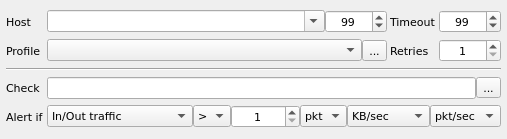
<?xml version="1.0" encoding="UTF-8"?>
<ui version="4.0">
 <class>TrafficMonitorWidget</class>
 <widget class="QWidget" name="TrafficMonitorWidget">
  <property name="geometry">
   <rect>
    <x>0</x>
    <y>0</y>
    <width>507</width>
    <height>139</height>
   </rect>
  </property>
  <property name="font">
   <font>
    <family>DejaVu Sans</family>
    <pointsize>8</pointsize>
   </font>
  </property>
  <property name="windowTitle">
   <string>Form</string>
  </property>
  <layout class="QGridLayout" name="gridLayout">
   <property name="leftMargin">
    <number>6</number>
   </property>
   <property name="topMargin">
    <number>6</number>
   </property>
   <property name="rightMargin">
    <number>6</number>
   </property>
   <property name="bottomMargin">
    <number>6</number>
   </property>
   <property name="horizontalSpacing">
    <number>3</number>
   </property>
   <property name="verticalSpacing">
    <number>2</number>
   </property>
   <item row="0" column="0">
    <widget class="QLabel" name="lblHost">
     <property name="text">
      <string>Host</string>
     </property>
     <property name="buddy">
      <cstring>cmbHost</cstring>
     </property>
    </widget>
   </item>
   <item row="0" column="1">
    <layout class="QHBoxLayout" name="horizontalLayout_4">
     <item>
      <widget class="QComboBox" name="cmbHost">
       <property name="sizePolicy">
        <sizepolicy hsizetype="Expanding" vsizetype="Fixed">
         <horstretch>0</horstretch>
         <verstretch>0</verstretch>
        </sizepolicy>
       </property>
       <property name="editable">
        <bool>true</bool>
       </property>
      </widget>
     </item>
     <item>
      <widget class="QSpinBox" name="spinPort">
       <property name="alignment">
        <set>Qt::AlignCenter</set>
       </property>
       <property name="minimum">
        <number>1</number>
       </property>
       <property name="maximum">
        <number>65535</number>
       </property>
       <property name="value">
        <number>99</number>
       </property>
      </widget>
     </item>
    </layout>
   </item>
   <item row="0" column="2">
    <widget class="QLabel" name="lblTimeout">
     <property name="text">
      <string>Timeout</string>
     </property>
     <property name="buddy">
      <cstring>spinTimeout</cstring>
     </property>
    </widget>
   </item>
   <item row="0" column="3">
    <widget class="QSpinBox" name="spinTimeout">
     <property name="alignment">
      <set>Qt::AlignCenter</set>
     </property>
     <property name="minimum">
      <number>1</number>
     </property>
     <property name="maximum">
      <number>60000</number>
     </property>
     <property name="value">
      <number>99</number>
     </property>
    </widget>
   </item>
   <item row="1" column="0">
    <widget class="QLabel" name="lblProfile">
     <property name="text">
      <string>Profile</string>
     </property>
     <property name="buddy">
      <cstring>cmbProfile</cstring>
     </property>
    </widget>
   </item>
   <item row="1" column="1">
    <layout class="QHBoxLayout" name="horizontalLayout_3">
     <property name="spacing">
      <number>0</number>
     </property>
     <item>
      <widget class="QComboBox" name="cmbProfile">
       <property name="sizePolicy">
        <sizepolicy hsizetype="Expanding" vsizetype="Fixed">
         <horstretch>0</horstretch>
         <verstretch>0</verstretch>
        </sizepolicy>
       </property>
      </widget>
     </item>
     <item>
      <widget class="QToolButton" name="btnSnmpCredentials">
       <property name="text">
        <string>...</string>
       </property>
       <property name="icon">
        <iconset resource="../../qHostMonitor.qrc">
         <normaloff>:/img/browse.png</normaloff>:/img/browse.png</iconset>
       </property>
       <property name="iconSize">
        <size>
         <width>16</width>
         <height>16</height>
        </size>
       </property>
      </widget>
     </item>
    </layout>
   </item>
   <item row="1" column="2">
    <widget class="QLabel" name="lblRetries">
     <property name="text">
      <string>Retries</string>
     </property>
     <property name="buddy">
      <cstring>spinRetries</cstring>
     </property>
    </widget>
   </item>
   <item row="1" column="3">
    <widget class="QSpinBox" name="spinRetries">
     <property name="alignment">
      <set>Qt::AlignCenter</set>
     </property>
     <property name="minimum">
      <number>1</number>
     </property>
     <property name="maximum">
      <number>16</number>
     </property>
     <property name="value">
      <number>1</number>
     </property>
    </widget>
   </item>
   <item row="2" column="0" colspan="4">
    <widget class="Line" name="line">
     <property name="orientation">
      <enum>Qt::Horizontal</enum>
     </property>
    </widget>
   </item>
   <item row="3" column="0">
    <widget class="QLabel" name="lblCheck">
     <property name="text">
      <string>Check</string>
     </property>
     <property name="buddy">
      <cstring>editNeworkInterface</cstring>
     </property>
    </widget>
   </item>
   <item row="3" column="1" colspan="3">
    <layout class="QHBoxLayout" name="horizontalLayout_2">
     <property name="spacing">
      <number>0</number>
     </property>
     <item>
      <widget class="QLineEdit" name="editNeworkInterface"/>
     </item>
     <item>
      <widget class="QToolButton" name="btnNetworkInterface">
       <property name="text">
        <string>...</string>
       </property>
       <property name="icon">
        <iconset resource="../../qHostMonitor.qrc">
         <normaloff>:/img/browse.png</normaloff>:/img/browse.png</iconset>
       </property>
       <property name="iconSize">
        <size>
         <width>18</width>
         <height>18</height>
        </size>
       </property>
      </widget>
     </item>
    </layout>
   </item>
   <item row="4" column="0">
    <widget class="QLabel" name="lblAlertIf">
     <property name="text">
      <string>Alert if</string>
     </property>
     <property name="buddy">
      <cstring>cmbAlertSelect</cstring>
     </property>
    </widget>
   </item>
   <item row="4" column="1" colspan="3">
    <layout class="QHBoxLayout" name="horizontalLayout">
     <item>
      <widget class="QComboBox" name="cmbAlertSelect">
       <property name="sizePolicy">
        <sizepolicy hsizetype="Expanding" vsizetype="Fixed">
         <horstretch>0</horstretch>
         <verstretch>0</verstretch>
        </sizepolicy>
       </property>
       <property name="sizeAdjustPolicy">
        <enum>QComboBox::AdjustToContentsOnFirstShow</enum>
       </property>
       <item>
        <property name="text">
         <string>In/Out traffic</string>
        </property>
       </item>
       <item>
        <property name="text">
         <string>Income traffic</string>
        </property>
       </item>
       <item>
        <property name="text">
         <string>Outgoing traffic</string>
        </property>
       </item>
       <item>
        <property name="text">
         <string>In Discards</string>
        </property>
       </item>
       <item>
        <property name="text">
         <string>In Errors</string>
        </property>
       </item>
       <item>
        <property name="text">
         <string>Out Discards</string>
        </property>
       </item>
       <item>
        <property name="text">
         <string>Out Errors</string>
        </property>
       </item>
       <item>
        <property name="text">
         <string>Output queue</string>
        </property>
       </item>
      </widget>
     </item>
     <item>
      <widget class="QComboBox" name="cmbAlertSigns">
       <property name="sizePolicy">
        <sizepolicy hsizetype="Preferred" vsizetype="Fixed">
         <horstretch>0</horstretch>
         <verstretch>0</verstretch>
        </sizepolicy>
       </property>
       <property name="insertPolicy">
        <enum>QComboBox::InsertAtCurrent</enum>
       </property>
       <item>
        <property name="text">
         <string>&gt;</string>
        </property>
       </item>
       <item>
        <property name="text">
         <string>&lt;</string>
        </property>
       </item>
      </widget>
     </item>
     <item>
      <widget class="QSpinBox" name="spinAlertValue">
       <property name="alignment">
        <set>Qt::AlignCenter</set>
       </property>
       <property name="minimum">
        <number>1</number>
       </property>
       <property name="maximum">
        <number>999999</number>
       </property>
       <property name="value">
        <number>1</number>
       </property>
      </widget>
     </item>
     <item>
      <widget class="QComboBox" name="cmbAlertPkt">
       <item>
        <property name="text">
         <string>pkt</string>
        </property>
       </item>
      </widget>
     </item>
     <item>
      <widget class="QComboBox" name="cmbAlertKbMb">
       <item>
        <property name="text">
         <string>KB/sec</string>
        </property>
       </item>
       <item>
        <property name="text">
         <string>KB/min</string>
        </property>
       </item>
       <item>
        <property name="text">
         <string>MB/sec</string>
        </property>
       </item>
       <item>
        <property name="text">
         <string>MB/min</string>
        </property>
       </item>
       <item>
        <property name="text">
         <string>Kbits/sec</string>
        </property>
       </item>
       <item>
        <property name="text">
         <string>Kbits/min</string>
        </property>
       </item>
       <item>
        <property name="text">
         <string>Mbits/sec</string>
        </property>
       </item>
       <item>
        <property name="text">
         <string>Mbits/min</string>
        </property>
       </item>
      </widget>
     </item>
     <item>
      <widget class="QComboBox" name="cmbAlertPktT">
       <item>
        <property name="text">
         <string>pkt/sec</string>
        </property>
       </item>
       <item>
        <property name="text">
         <string>pkt/min</string>
        </property>
       </item>
      </widget>
     </item>
    </layout>
   </item>
  </layout>
 </widget>
 <resources>
  <include location="../../qHostMonitor.qrc"/>
  <include location="../../qHostMonitor.qrc"/>
 </resources>
 <connections/>
</ui>
